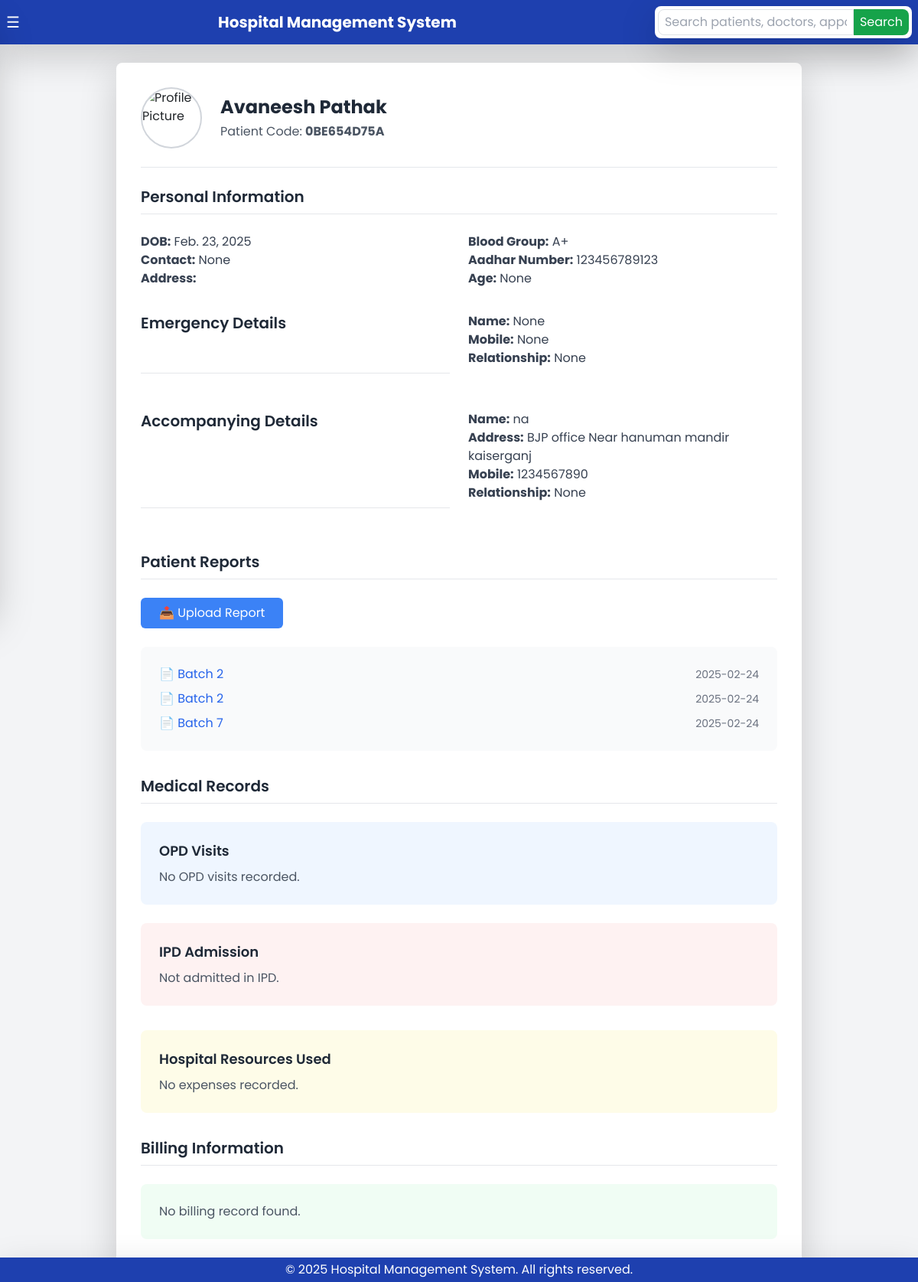
Screenshot of /patient/0BE654D75A/profile/ (signed in) with the database file from the repository.
### hms/models.py (models this page shows, shortened)
class Patient(models.Model):
    BLOOD_GROUP_CHOICES = [
        ('A+', 'A+'), ('A-', 'A-'), ('B+', 'B+'), ('B-', 'B-'),
        ('O+', 'O+'), ('O-', 'O-'), ('AB+', 'AB+'), ('AB-', 'AB-')
    ]
    RELATIONSHIP_CHOICES = [
        ('father', 'Father'),
        ('mother', 'Mother'),
        ('son', 'Son'),
        ('daughter', 'Daughter'),
        ('spouse', 'Spouse'),
        ('friend', 'Friend'),
        ('other', 'Other'),
    ]
    patient_code = models.CharField(max_length=15, unique=True, editable=False, blank=True, null=True)
    created_at = models.DateTimeField(default=now)
    user = models.OneToOneField(CustomUser, on_delete=models.CASCADE, related_name="patient")
    date_of_birth = models.DateField(blank=True, null=True)
    age = models.PositiveIntegerField(blank=True, null=True)  # Age field
    contact_number = models.CharField(max_length=15, blank=True, null=True)
    address = models.TextField(blank=True, null=True)
    gender = models.CharField(max_length=10, choices=CustomUser.GENDER_CHOICES, blank=True, null=True)
    aadhar_number = models.CharField(max_length=12, unique=True, validators=[MinLengthValidator(12)], blank=True, null=True)
    blood_group = models.CharField(max_length=3, blank=True, null=True, choices=BLOOD_GROUP_CHOICES)
    email = models.EmailField(unique=True, blank=True, null=True)
    allergies = models.TextField(blank=True, null=True)  # Known allergies
    medical_history = models.TextField(blank=True, null=True)  # Past medical history
    current_medications = models.TextField(blank=True, null=True)  # Current medications
    emergency_contact_name = models.CharField(max_length=255, blank=True, null=True)
    emergency_contact_number = models.CharField(max_length=15, blank=True, null=True)
    emergency_contact_relationship = models.CharField(max_length=50, blank=True, null=True, choices=RELATIONSHIP_CHOICES)
    accompanying_person_name = models.CharField(max_length=255, blank=True, null=True)
    accompanying_person_contact = models.CharField(max_length=15, blank=True, null=True)
    accompanying_person_relationship = models.CharField(max_length=50, blank=True, null=True, choices=RELATIONSHIP_CHOICES)
    accompanying_person_address = models.TextField(blank=True, null=True)
    profile_picture = models.ImageField(upload_to='patient_profiles/', blank=True, null=True)

class CustomUser(AbstractUser):
    GENDER_CHOICES = (
        ('male', 'Male'),
        ('female', 'Female'),
        ('other', 'Other'),
    )
    full_name = models.CharField(max_length=255, blank=True, null=True)
    contact_number = models.CharField(max_length=15, blank=True, null=True)
    address = models.TextField(blank=True, null=True)
    gender = models.CharField(max_length=10, choices=GENDER_CHOICES, blank=True, null=True)
    groups = models.ManyToManyField(Group, related_name="customuser_groups", blank=True)
    user_permissions = models.ManyToManyField(Permission, related_name="customuser_permissions", blank=True)

class PatientReport(models.Model):
    patient = models.ForeignKey('hms.Patient', on_delete=models.CASCADE, related_name="reports")
    file_name = models.CharField(max_length=255, help_text="Enter a name for this report")  # Custom file name
    report_file = models.FileField(upload_to="patient_reports/")
    uploaded_at = models.DateTimeField(auto_now_add=True)
    description = models.TextField(blank=True, null=True)

### hms/views.py (the view)
# urls.py: path("patient/<str:patient_code>/profile/", views.patient_profile, name="patient_profile"),
@login_required
def patient_profile(request, patient_code):
    patient = get_object_or_404(Patient, patient_code=patient_code)
    opd_records = OPD.objects.filter(patient=patient)
    ipd_record = IPD.objects.filter(patient=patient, discharge_date__isnull=True).first()
    expenses = Expense.objects.filter(patient=patient)
    billing = Billing.objects.filter(patient=patient).first()
    reports = PatientReport.objects.filter(patient=patient)
    context = {
        'patient': patient,
        'opd_records': opd_records,
        'ipd_record': ipd_record,
        'expenses': expenses,
        'billing': billing,
        'reports': reports,
        'profile_picture': patient.profile_picture.url if patient.profile_picture else None  # Ensuring profile picture is included
    }
    return render(request, 'hms/patient_profile.html', context)

### hms/templates/hms/patient_profile.html
{% extends "hms/base.html" %}
{% block content %}
<div class="max-w-4xl mx-auto bg-white p-8 rounded-lg shadow-lg">
    <div class="flex items-center border-b border-gray-200 pb-6 mb-6">
        {% if patient.profile_picture %}
        <img src="{{ patient.profile_picture.url }}" alt="Profile Picture"
            class="w-20 h-20 rounded-full border-2 border-gray-300 object-cover"
            onerror="this.onerror=null;this.src='/static/images/default-profile.png';">
        {% else %}
        <img src="/static/images/default-profile.png" alt="Default Profile Picture"
            class="w-20 h-20 rounded-full border-2 border-gray-300 object-cover">
        {% endif %}
        <div class="ml-6">
            <h2 class="text-2xl font-bold text-gray-800">{{ patient.user.full_name }}</h2>
            <p class="text-gray-600 mt-1">Patient Code: <strong>{{ patient.patient_code }}</strong></p>
        </div>
    </div>
    <h3 class="text-xl font-semibold text-gray-800 border-b border-gray-200 pb-2 mb-4">Personal Information</h3>
    <div class="grid grid-cols-1 md:grid-cols-2 gap-6 mb-8">
        <div>
            <p class="text-gray-700"><strong>DOB:</strong> {{ patient.date_of_birth }}</p>
            <p class="text-gray-700"><strong>Contact:</strong> {{ patient.contact_number }}</p>
            <p class="text-gray-700"><strong>Address:</strong> {{ patient.address }}</p>
        </div>
        <div>
            <p class="text-gray-700"><strong>Blood Group:</strong> {{ patient.blood_group }}</p>
            <p class="text-gray-700"><strong>Aadhar Number:</strong> {{ patient.aadhar_number }}</p>
            <p class="text-gray-700"><strong>Age:</strong> {{ patient.age }}</p>
        </div>
    </div>
    <div class="grid grid-cols-1 md:grid-cols-2 gap-6 mb-8">
        <h3 class="text-xl font-semibold text-gray-800 border-b border-gray-200 pb-2 mb-4">Emergency Details</h3>
        <div class="mb-8">
            <p class="text-gray-700"><strong>Name:</strong> {{ patient.emergency_contact_name }}</p>
            <p class="text-gray-700"><strong>Mobile:</strong> {{ patient.emergency_contact_number }}</p>
            <p class="text-gray-700"><strong>Relationship:</strong> {{ patient.emergency_contact_relationship }}</p>
        </div>
        <h3 class="text-xl font-semibold text-gray-800 border-b border-gray-200 pb-2 mb-4">Accompanying Details</h3>
        <div class="mb-8">
            <p class="text-gray-700"><strong>Name:</strong> {{ patient.accompanying_person_name }}</p>
            <p class="text-gray-700"><strong>Address:</strong> {{ patient.accompanying_person_address }}</p>
            <p class="text-gray-700"><strong>Mobile:</strong> {{ patient.accompanying_person_contact }}</p>
            <p class="text-gray-700"><strong>Relationship:</strong> {{ patient.accompanying_person_relationship }}</p>
        </div>
    </div>
    <h3 class="text-xl font-semibold text-gray-800 border-b border-gray-200 pb-2 mb-4">Patient Reports</h3>
    <div class="mb-8">
        <a href="{% url 'upload_patient_report' patient.patient_code %}"
            class="inline-block bg-blue-500 text-white px-4 py-2 rounded-md hover:bg-blue-600 transition duration-300">
            📤 Upload Report
        </a>
        <div class="mt-4 bg-gray-50 p-4 rounded-lg">
            {% if reports %}
            <ul class="space-y-2">
                {% for report in reports %}
                <li class="flex justify-between items-center">
                    <a href="{{ report.report_file.url }}" class="text-blue-600 hover:text-blue-800 hover:underline"
                        download>
                        📄 {{ report.file_name }}
                    </a>
                    <span class="text-gray-500 text-sm">{{ report.uploaded_at|date:"Y-m-d" }}</span>
                </li>
                {% endfor %}
            </ul>
            {% else %}
            <p class="text-gray-600">No reports available.</p>
            {% endif %}
        </div>
    </div>
    <h3 class="text-xl font-semibold text-gray-800 border-b border-gray-200 pb-2 mb-4">Medical Records</h3>
    <div class="bg-blue-50 p-4 rounded-lg mb-4">
        <h4 class="text-lg font-semibold text-gray-800 mb-2">OPD Visits</h4>
        {% if opd_records %}
        <ul class="space-y-2">
            {% for opd in opd_records %}
            <li class="text-gray-700">
                📅 <strong>Date:</strong> {{ opd.visit_date }} | 🩺 <strong>Doctor:</strong> {{
                opd.doctor.user.full_name }} | 🏥 <strong>Diagnosis:</strong> {{ opd.diagnosis }}
            </li>
            {% endfor %}
        </ul>
        {% else %}
        <p class="text-gray-600">No OPD visits recorded.</p>
        {% endif %}
    </div>
    <div class="bg-red-50 p-4 rounded-lg mb-8">
        <h4 class="text-lg font-semibold text-gray-800 mb-2">IPD Admission</h4>
        {% if ipd_record %}
        <div class="space-y-2">
            <p class="text-gray-700">🏥 <strong>Room:</strong> {{ ipd_record.room.room_number }} ({{
                ipd_record.room.get_room_type_display }})</p>
            <p class="text-gray-700">📅 <strong>Admitted On:</strong> {{ ipd_record.admitted_on }}</p>
            <p class="text-gray-700">📝 <strong>Reason:</strong> {{ ipd_record.reason_for_admission }}</p>
            {% if not ipd_record.discharge_date %}
            <a href="{% url 'discharge_patient' patient.patient_code %}" class="btn btn-danger">Discharge</a>
            <a href="{% url 'transfer_patient' patient.patient_code %}" class="btn btn-warning">Transfer</a>
            {% else %}
            <p class="text-success">Patient has been discharged on {{ ipd_record.discharge_date }}</p>
            <a href="{% url 'generate_summary_pdf' ipd_record.id %}" class="btn btn-info">Download Summary</a>
            {% endif %}
        </div>
        {% else %}
        <p class="text-gray-600">Not admitted in IPD.</p>
        {% endif %}
    </div>
    <div class="bg-yellow-50 p-4 rounded-lg mb-8">
        <h3 class="text-lg font-semibold text-gray-800 mb-2">Hospital Resources Used</h3>
        {% if expenses %}
        <ul class="space-y-2">
            {% for expense in expenses %}
            <li class="text-gray-700">
                🛠 <strong>Category:</strong> {{ expense.get_category_display }} | 💰 <strong>Cost:</strong> ₹{{
                expense.cost }}
            </li>
            {% endfor %}
        </ul>
        {% else %}
        <p class="text-gray-600">No expenses recorded.</p>
        {% endif %}
    </div>
    <h3 class="text-xl font-semibold text-gray-800 border-b border-gray-200 pb-2 mb-4">Billing Information</h3>
    <div class="bg-green-50 p-4 rounded-lg">
        {% if billing %}
        <div class="space-y-2">
            <p class="text-gray-700">💵 <strong>Total Bill:</strong> ₹{{ billing.total_amount }}</p>
            <p class="text-gray-700">✅ <strong>Paid Amount:</strong> ₹{{ billing.paid_amount }}</p>
            <p class="text-gray-700">📜 <strong>Status:</strong>
                <span
                    class="font-semibold {% if billing.status == 'paid' %}text-green-600{% else %}text-red-600{% endif %}">
                    {{ billing.status }}
                </span>
            </p>
        </div>
        {% else %}
        <p class="text-gray-600">No billing record found.</p>
        {% endif %}
    </div>
</div>
{% endblock %}

### hms/templates/hms/base.html (style rules this page uses)
body { font-family: 'Poppins', sans-serif; }

### rows the page displays
Patient: user.full_name "Avaneesh Pathak", patient_code "0BE654D75A", date_of_birth "Feb. 23, 2025", contact_number "None", blood_group "A+", aadhar_number "123456789123", age "None", emergency_contact_name "None", emergency_contact_number "None", emergency_contact_relationship "None", accompanying_person_name "na", accompanying_person_address "BJP office Near hanuman mandir kaiserganj", accompanying_person_contact "1234567890", accompanying_person_relationship "None"
PatientReport: file_name "Batch 2", uploaded_at "2025-02-24"
PatientReport: file_name "Batch 2", uploaded_at "2025-02-24"
PatientReport: file_name "Batch 7", uploaded_at "2025-02-24"
